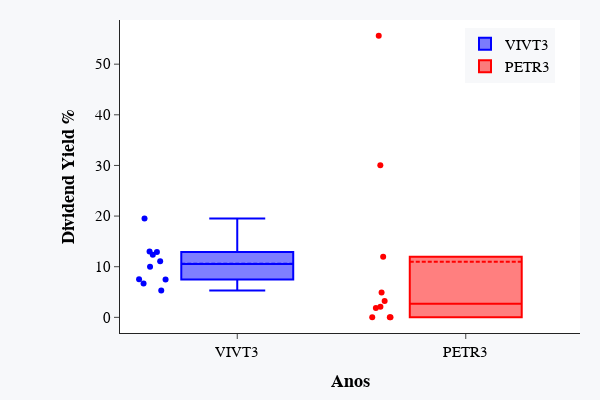

Here is the notebook cell this chart was saved with:
### Code cell
fig_box = go.Figure()

fig_box.add_trace(go.Box(
            y=tab_dinamica_DY['VIVT3'],
            name="VIVT3",
            marker_color="blue",
            boxpoints="all", boxmean=True))

fig_box.add_trace(go.Box(
            y=tab_dinamica_DY['PETR3'],
            name="PETR3",
            marker_color='red',
            boxpoints="all", boxmean=True))

fig_box.update_layout(title='', xaxis_title="<b>Anos",
                yaxis_title="<b>Dividend Yield %", legend_title="",
                font=dict(family="Arial, Arial, Arial",size=15,color="black"),
                margin=dict(l=120, r=20, t=20, b=20), template = 'simple_white', paper_bgcolor="#f7f8fa",
                legend=dict(orientation="v",yanchor="bottom",y=0.8,xanchor="left",x=0.75),
                width=600,height=400)


fig_box.show()

### Figure 1 — Plotly figure (JSON) as saved in the notebook; plotly's stock layout.template omitted (floating-point values rounded to 4 significant figures)
{"data": [{"boxmean": true, "boxpoints": "all", "marker": {"color": "blue"}, "name": "VIVT3", "type": "box", "y": [19.5, 13.02, 12.9, 7.51, 9.99, 11.07, 6.66, 12.34, 7.48, 5.32]}, {"boxmean": true, "boxpoints": "all", "marker": {"color": "red"}, "name": "PETR3", "type": "box", "y": [1.86, 11.96, 0, 0, 0, 2.09, 3.25, 4.9, 30.04, 55.63]}], "layout": {"font": {"color": "black", "family": "Arial, Arial, Arial", "size": 15}, "height": 400, "legend": {"orientation": "v", "title": {"text": ""}, "x": 0.75, "xanchor": "left", "y": 0.8, "yanchor": "bottom"}, "margin": {"b": 20, "l": 120, "r": 20, "t": 20}, "paper_bgcolor": "#f7f8fa", "title": {"text": ""}, "width": 600, "xaxis": {"title": {"text": "<b>Anos"}}, "yaxis": {"title": {"text": "<b>Dividend Yield %"}}}}
